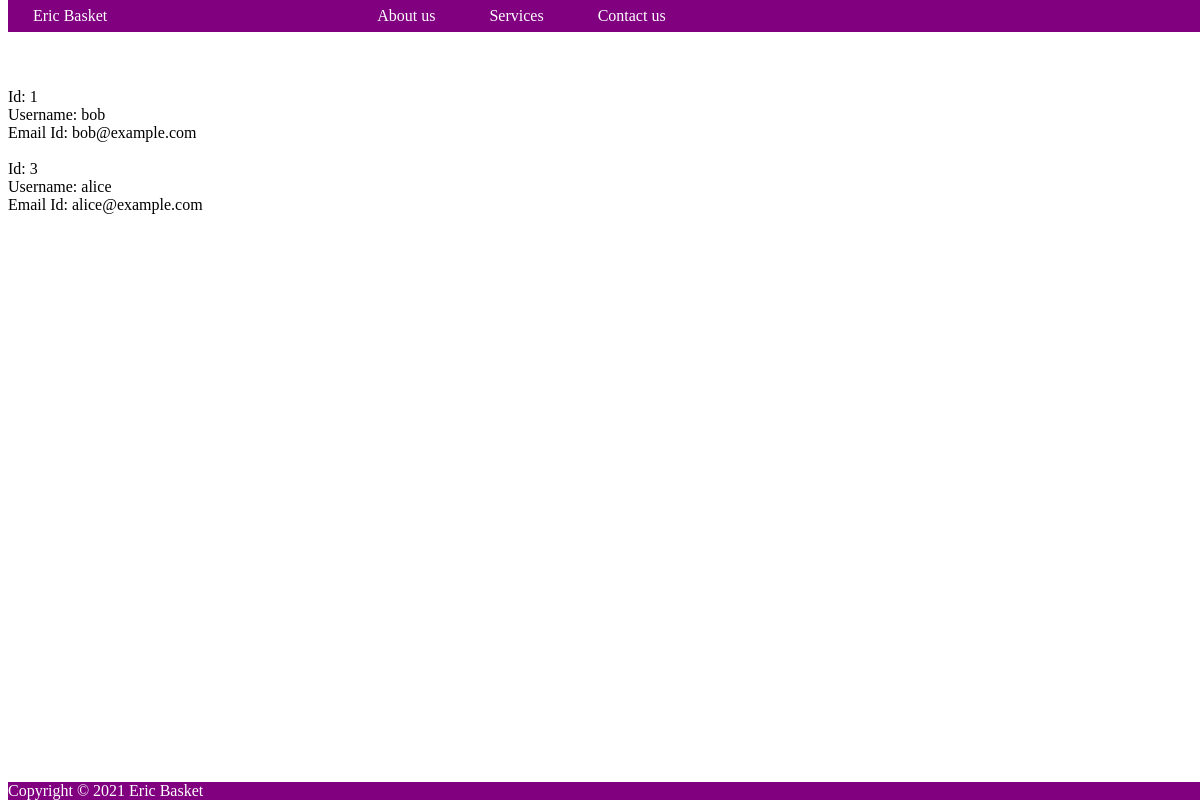
The page /userlist on the database as committed earlier.
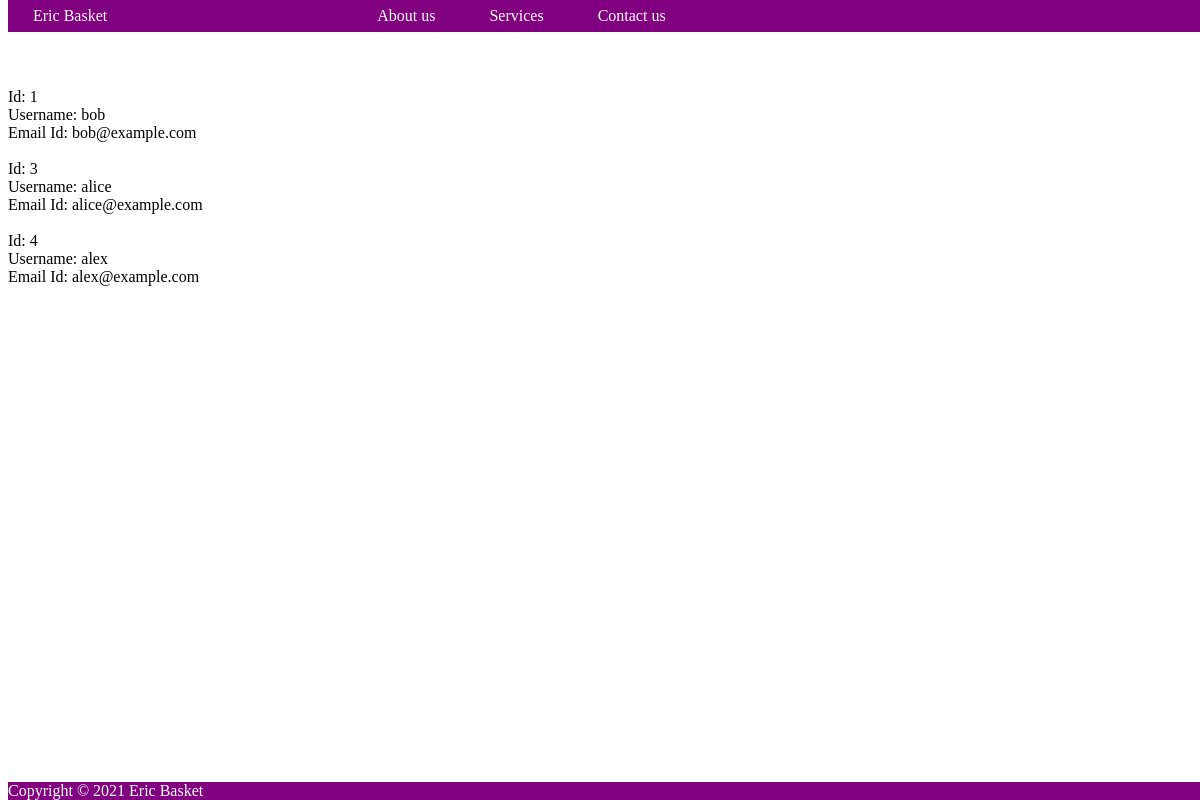
The same page on the database as committed later.
### project_app1/models.py (models this page shows, shortened)
class RegisteredUser(models.Model):
    name = models.CharField(max_length=100)
    emailid = models.CharField(max_length=100)
    phoneNum = models.CharField(blank=True, null=True, max_length=20)
    password = models.CharField(max_length=30)

### project_app1/views.py (the view)
# urls.py: path("userlist", views.UserListView.as_view(), name="userlist"),
class UserListView(ListView):
    model = RegisteredUser
    template_name = "user_data.html"
    context_object_name = "alldata"

### project_app1/templates/user_data.html (shortened to what this page needs)
{% extends 'base.html' %}
    {% block content %}
        {% for user in alldata %}
            Id: {{ user.id }}<br>
            Username: {{ user.name }}<br>
            Email Id: {{ user.emailid }}<br><br>
        {% endfor %}
    {% endblock content %}

Rows that differ between the two databases and show on the page:
added RegisteredUser: id "4", name "alex", emailid "alex@example.com"
